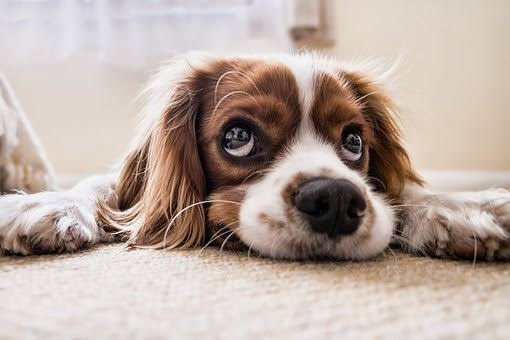
#> input picture LCO_class/DAY20/1.jpg, 510 x 340 px, found by its file name
$ python main.py
#> lines starting #> are read from the running program, lines starting #| are printed output that depends on the picture
import cv2
img = cv2.imread("1.jpg")
#> img is the input picture: shape (340, 510, 3); mean B, G, R 162, 170.6, 186.2
b,g,r = cv2.split(img)
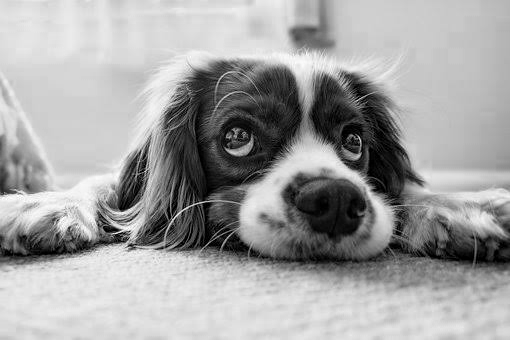
#> b: shape (340, 510); min 0, max 255, mean 162
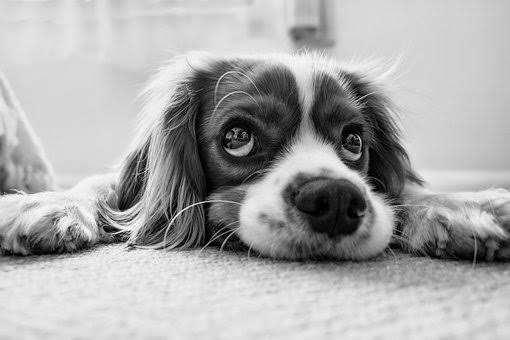
#> g: shape (340, 510); min 0, max 255, mean 170.6
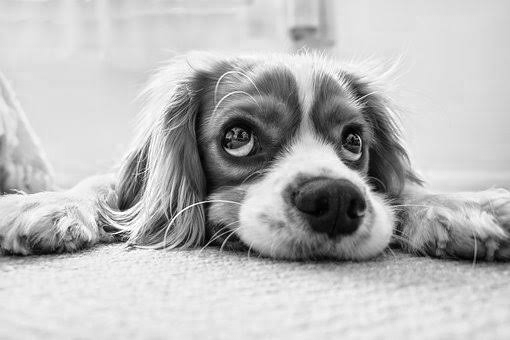
#> r: shape (340, 510); min 0, max 255, mean 186.2

img = cv2.merge((g,r,b))
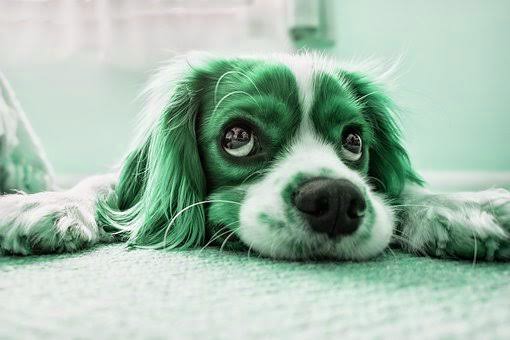
#> img: shape (340, 510, 3); mean of channels 0, 1, 2 170.6, 186.2, 162; drawn as B, G, R
cv2.imshow("image", img)
cv2.waitKey(0)
cv2.destroyAllWindows()

$ run again, with LCO_class/DAY20/mine.jpg copied over LCO_class/DAY20/1.jpg
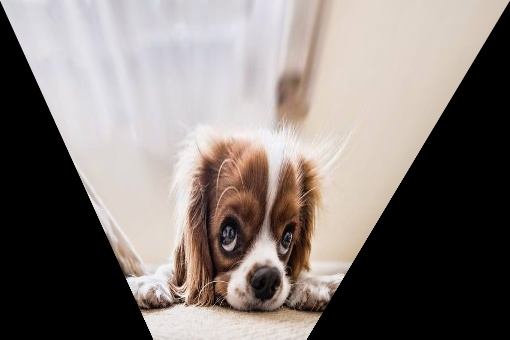
#> input picture LCO_class/DAY20/mine.jpg, 510 x 340 px, found by its file name
#> img is the input picture: shape (340, 510, 3); mean B, G, R 118.5, 122.3, 130.6
#> `b,g,r = cv2.split(img)`:
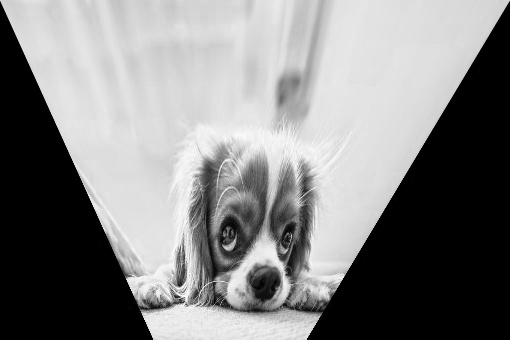
#> r: shape (340, 510); min 0, max 255, mean 130.6
#> `img = cv2.merge((g,r,b))`:
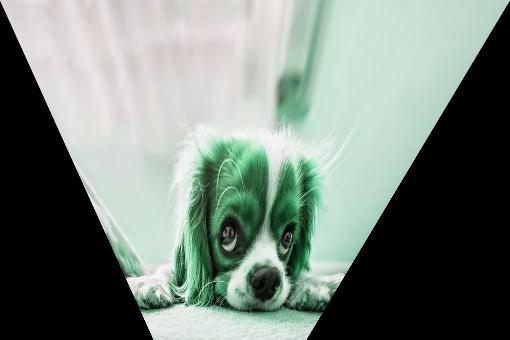
#> img: shape (340, 510, 3); mean of channels 0, 1, 2 122.3, 130.6, 118.5; drawn as B, G, R
